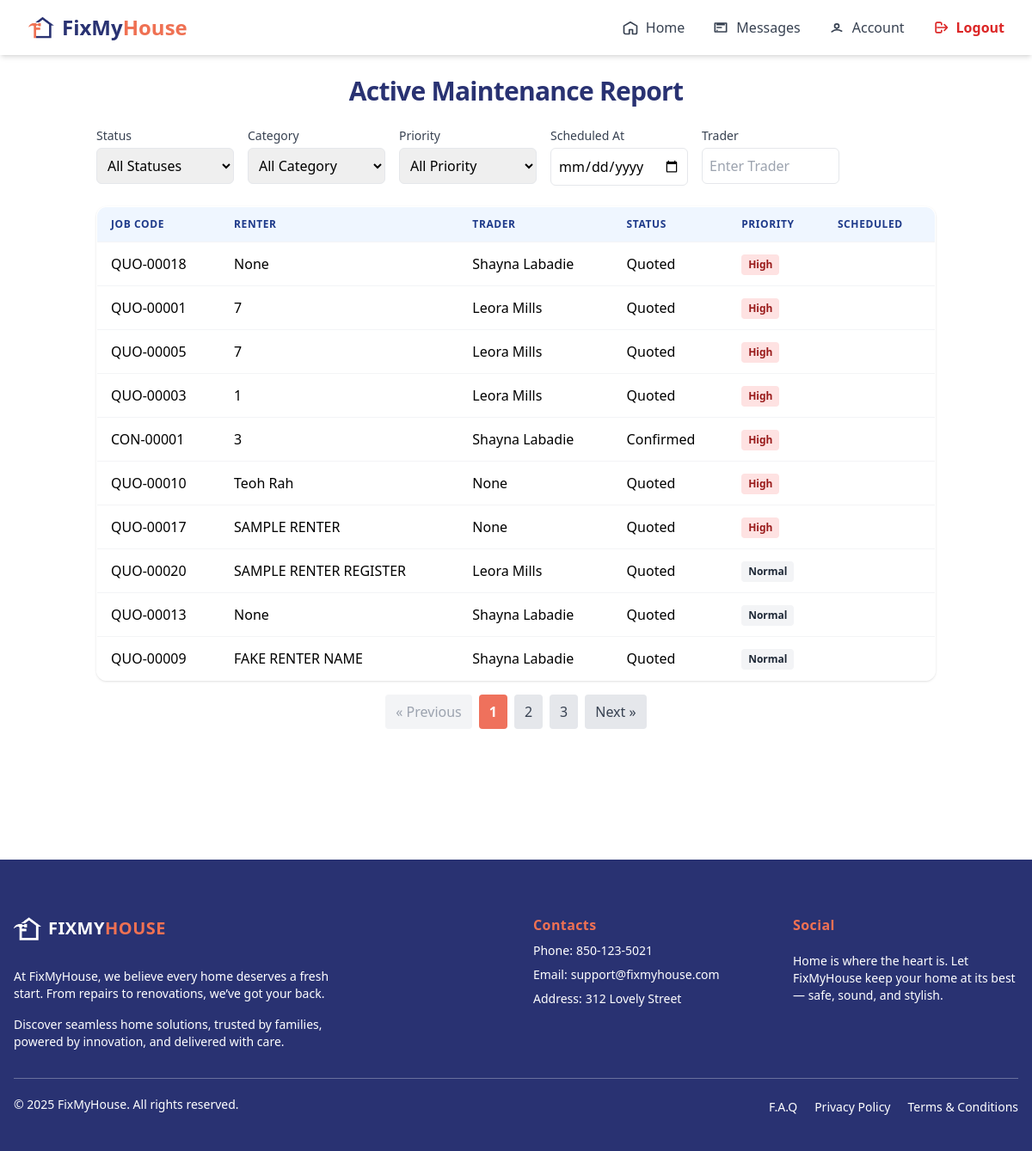
Page /agent/active-jobs/ (signed in) on the earlier database version.
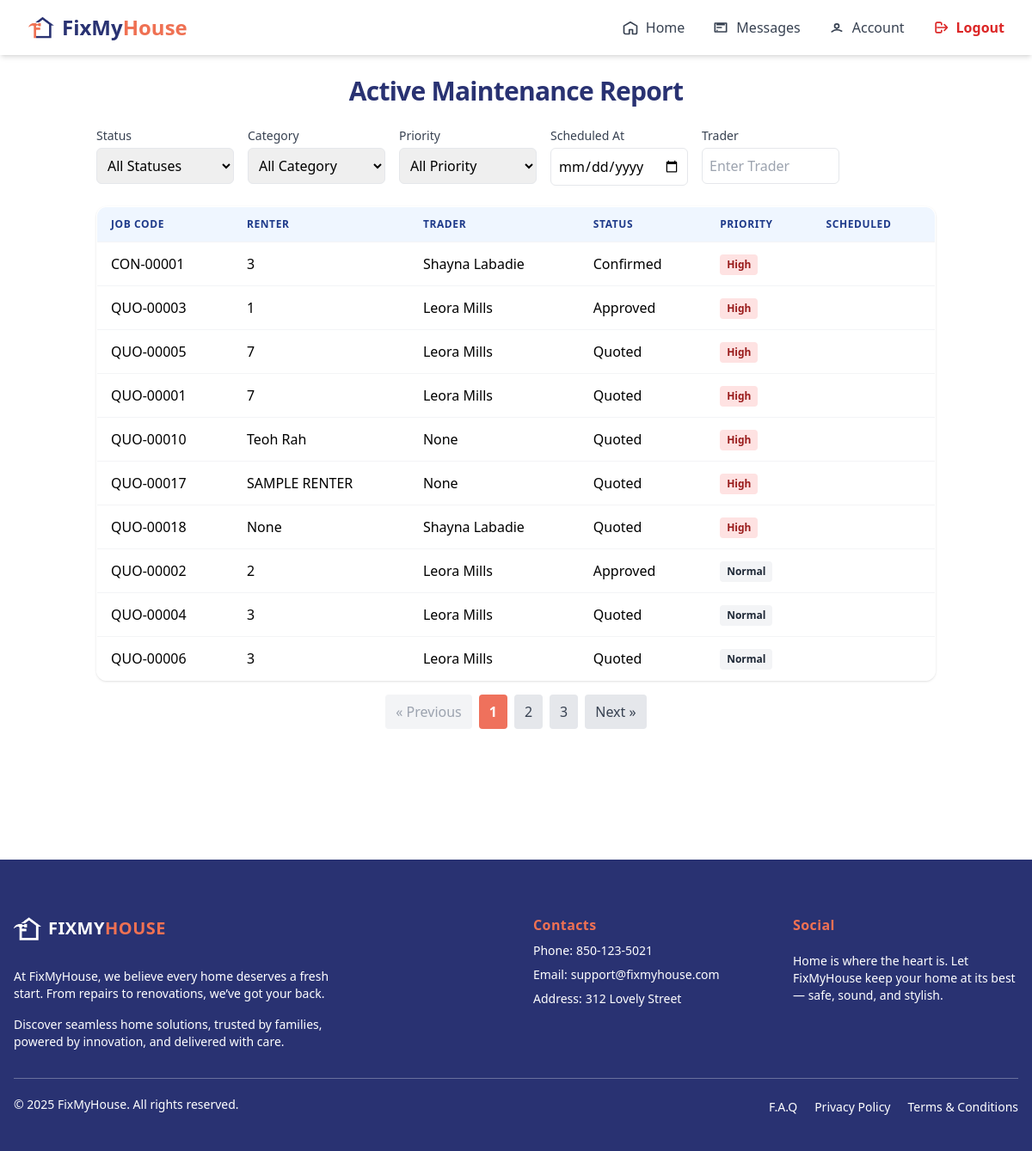
Same page on the later database version.
### trader/models/jobs.py (models this page shows, shortened)
class Jobs(models.Model):
    agent = models.ForeignKey(AgentRegister, on_delete=models.CASCADE, related_name='jobs_agent')
    trader = models.ForeignKey(TraderRegistration, on_delete=models.SET_NULL, null=True, blank=True, related_name='jobs_trader')
    property = models.ForeignKey(Property, on_delete=models.SET_NULL, null=True, blank=True, related_name='jobs_property')
    STATUS_CHOICES = [
        ('quoted', 'Quoted'),
        ('confirmed', 'Confirmed'),
        ('approved', 'Approved'),
        ('scheduled', 'Scheduled'),
    ]
    address = models.TextField(blank=True, null=True)
    category = models.ForeignKey(Services, on_delete=models.SET_NULL, null=True, blank=True, related_name='category_services')
    renter = models.CharField(max_length=100, null=True, blank=True)
    priority = models.BooleanField(default=False)  # True = High Priority
    job_code = models.CharField(max_length=20, unique=True)
    notes = models.TextField()
    status = models.CharField(max_length=20, choices=STATUS_CHOICES, default='quoted')
    quoted_at = models.DateField(default=timezone.now)
    confirmed_at = models.DateField(null=True, blank=True)
    approved_at = models.DateField(null=True, blank=True)
    scheduled_at = models.DateField(null=True, blank=True)
    is_active = models.BooleanField(null=True, blank=True, default=True)
    start_date = models.DateField(null=True, blank=True)
    end_date = models.DateField(null=True, blank=True)
    issue_found_at = models.DateField(null=True, blank=True)
    renter_availability = models.DateField(null=True, blank=True)
    issue_been_fixed_before = models.BooleanField(default=False)

### trader/models/registerTrader.py (models this page shows, shortened)
class TraderRegistration(models.Model):
    user = models.OneToOneField(User, on_delete=models.CASCADE, null=True, blank=True)
    name = models.CharField(max_length=255)
    email = models.EmailField()
    phone = models.CharField(max_length=50)
    password = models.CharField(max_length=255, null=True, blank=True)
    COMPANY_TYPE_CHOICES = [
        ('sole_trader', 'Sole Trader'),
        ('company', 'Company'),
    ]
    INDUSTRIES_CHOICES = [
        ('air_conditioning', 'Air Conditioning'),
        ('cleaning', 'Cleaning'),
        ('electrical', 'Electrical'),
        ('gardening', 'Gardening'),
        ('general_merchandise', 'General Merchandise'),
        ('glazing', 'Glazing'),
        ('pest_control', 'Pest Control'),
        ('plumbing-gas', 'Plumbing / Gas'),
        ('tree_cutting', 'Tree Cutting'),
        ('steel_works', 'Steel Works'),
    ]
    company_type = models.CharField(max_length=100, choices=COMPANY_TYPE_CHOICES, default='company')
    company_name = models.CharField(max_length=255, blank=True, null=True)
    company_address = models.CharField(max_length=255, blank=True, null=True)
    company_email = models.EmailField(blank=True, null=True)
    company_landline = models.CharField(max_length=50, blank=True, null=True)
    gst_registered = models.BooleanField(default=False)
    abn = models.CharField(max_length=20, blank=True, null=True)
    industry = models.CharField(max_length=100, choices=INDUSTRIES_CHOICES, blank=True, null=True)
    state = models.CharField(max_length=100, blank=True)
    municipality = models.CharField(max_length=100, blank=True)
    city = models.CharField(max_length=100, blank=True)
    address_line_1 = models.CharField(max_length=255, blank=True, null=True)
    address_line_2 = models.CharField(max_length=255, blank=True, null=True)
    postal_code = models.CharField(max_length=20, blank=True)
    def __str__(self):
        return self.name

### agent/views/jobRequestList.py (the view, shortened to what this page needs)
# urls.py: path('active-jobs/', ActiveJobsListView.as_view(), name='active_jobs_list'),
@method_decorator([login_required, agent_required], name='dispatch')
class ActiveJobsListView(ListView):
    model = Jobs
    template_name = 'components/home/active_jobs_list.html'
    context_object_name = 'jobs'
    paginate_by = 10  # Adjust as needed
    def get(self, request, *args, **kwargs):
        try:
            self.object_list = self.get_queryset()
            context = self.get_context_data()
            return self.render_to_response(context)
        except self.paginator.InvalidPage:
            params = request.GET.copy()
            params['page'] = '1'
            return HttpResponseRedirect(f"{reverse('active_jobs_list')}?{params.urlencode()}")
    def get_queryset(self):
        queryset = super().get_queryset()
        queryset = queryset.filter(is_active=True)
        status = self.request.POST.get('status') if self.request.method == 'POST' else self.request.GET.get('status')
        category = self.request.POST.get('category') if self.request.method == 'POST' else self.request.GET.get('category')
        priority = self.request.POST.get('priority') if self.request.method == 'POST' else self.request.GET.get('priority')
        trader = self.request.POST.get('trader') if self.request.method == 'POST' else self.request.GET.get('trader')
        scheduled_at = self.request.POST.get('scheduled_at') if self.request.method == 'POST' else self.request.GET.get('scheduled_at')
        if status:
            queryset = queryset.filter(status=status)
        if category:
            queryset = queryset.filter(category=category)
        if trader:
            queryset = queryset.filter(trader__name__icontains=trader)
        if scheduled_at:
            queryset = queryset.filter(scheduled_at=scheduled_at)
        if priority == 'true':
            queryset = queryset.filter(priority=True)
        elif priority == 'false':
            queryset = queryset.filter(priority=False)
        return queryset.order_by('-priority', '-scheduled_at', '-approved_at', '-confirmed_at')
    def get_context_data(self, **kwargs):
        context = super().get_context_data(**kwargs)
        category = self.request.POST.get('category', '')
        if self.request.method == 'POST':
            context['filter_status'] = self.request.POST.get('status', '')
            context['filter_category'] = int(category) if category and category.isdigit() else ''
            context['filter_priority'] = self.request.POST.get('priority', '')
            context['filter_trader'] = self.request.POST.get('trader', '')
            context['filter_scheduled_at'] = self.request.POST.get('scheduled_at', '')
        else:
            context['filter_status'] = self.request.GET.get('status', '')
            context['filter_category'] = self.request.GET.get('category', '')
            context['filter_priority'] = self.request.GET.get('priority', '')
            context['filter_trader'] = self.request.GET.get('trader', '')
            context['filter_scheduled_at'] = self.request.GET.get('scheduled_at', '')
        context['status_options'] = dict(self.model._meta.get_field('status').choices)
        context['category_options'] = {
            service.id: service.description
            for service in Services.objects.all()
        }
        for key, label in context['category_options'].items():
            if str(key) == context['filter_category']:
                print(key, label, 'SELECTED')
        return context

### trader/context_processors.py (called while the page is built)
def notifications_context(request):
    if request.user.is_authenticated:
        unread_qs = get_unread_notifications(request.user)
        return {
            "unread_count": unread_qs.count(),
            "unread_notifications": unread_qs[:5],  # show latest 5
        }
    return {}

### trader/views/traderNotification.py (called while the page is built)
def get_unread_notifications(user):
    try:
        return TraderNotification.objects.filter(
            trader_id__user=user,
            seen=False
        ).order_by("-created_at")
    except Exception as e:
        logger.error(f"Error fetching notifications! {e}")
        return TraderNotification.objects.none()

### agent/templates/components/home/active_jobs_list.html (shortened to what the changed rows need)
{% extends "baseAgent.html" %}
{% block content %}
{% include 'components/home/navigatorBaseAgent.html' %}
<main class="max-w-5xl mx-auto p-4 sm:p-6 mb-[8rem] flex-1 w-full">
  <h2 class="text-2xl sm:text-3xl font-bold text-[#293272] mb-6 text-center tracking-tight">Active Maintenance Report</h2>
  <div class="space-y-4">
  <div class="hidden sm:block overflow-x-auto rounded-xl shadow">
    <table class="min-w-full bg-white border border-gray-200 rounded-xl overflow-hidden">
      <thead class="bg-blue-50">
        <tr>
          <th class="px-4 py-3 text-left text-xs font-semibold text-blue-900 uppercase tracking-wider">Job Code</th>
          <th class="px-4 py-3 text-left text-xs font-semibold text-blue-900 uppercase tracking-wider">Renter</th>
          <th class="px-4 py-3 text-left text-xs font-semibold text-blue-900 uppercase tracking-wider">Trader</th>
          <th class="px-4 py-3 text-left text-xs font-semibold text-blue-900 uppercase tracking-wider">Status</th>
          <th class="px-4 py-3 text-left text-xs font-semibold text-blue-900 uppercase tracking-wider">Priority</th>
          <th class="px-4 py-3 text-left text-xs font-semibold text-blue-900 uppercase tracking-wider">Scheduled</th>
        </tr>
      </thead>
      <tbody>
        {% for job in jobs %}
        <tr class="border-t border-gray-100 hover:bg-blue-50 transition">
          <td class="px-4 py-3 whitespace-nowrap">{{ job.job_code }}</td>
          <td class="px-4 py-3 whitespace-nowrap">{{ job.renter }}</td>
          <td class="px-4 py-3 whitespace-nowrap">{{ job.trader }}</td>
          <td class="px-4 py-3 whitespace-nowrap">{{ job.get_status_display }}</td>
          <td class="px-4 py-3 whitespace-nowrap">
            {% if job.priority %}
              <span class="inline-block px-2 py-1 text-xs font-semibold rounded bg-red-100 text-red-800">High</span>
            {% else %}
              <span class="inline-block px-2 py-1 text-xs font-semibold rounded bg-gray-100 text-gray-800">Normal</span>
            {% endif %}
          </td>
          <td class="px-4 py-3 whitespace-nowrap">{{ job.scheduled_at|date:"Y-m-d H:i" }}</td>
        </tr>
        {% empty %}
        <tr>
          <td colspan="6" class="text-center py-4">No active jobs found.</td>
        </tr>
        {% endfor %}
      </tbody>
    </table>
  </div>
  {% if page_obj.has_other_pages %}
    <div class="pagination flex justify-center items-center mt-6 space-x-2">
      {% if page_obj.has_previous %}
      <a href="{% url 'active_jobs_list' %}?page={{ page_obj.previous_page_number }}{% if filter_status %}&status={{ filter_status }}{% endif %}{% if filter_category %}&category={{ filter_category }}{% endif %}{% if filter_priority %}&priority={{ filter_priority }}{% endif %}{% if filter_trader %}&trader={{ filter_trader|urlencode }}{% endif %}{% if filter_scheduled_at %}&scheduled_at={{ filter_scheduled_at }}{% endif %}"
        class="px-3 py-2 bg-gray-200 text-gray-700 rounded hover:bg-gray-300 transition"
        onclick="saveScrollPosition()">
        &laquo; Previous
      </a>
      {% else %}
      <span class="px-3 py-2 bg-gray-100 text-gray-400 rounded cursor-not-allowed">
        &laquo; Previous
      </span>
      {% endif %}
      {% for num in page_obj.paginator.page_range %}
        {% if page_obj.number == num %}
          <span class="px-3 py-2 bg-[#EF715C] text-white rounded font-semibold">
            {{ num }}
          </span>
          {% else %}
          <a href="{% url 'active_jobs_list' %}?page={{ num }}"
            class="px-3 py-2 bg-gray-200 text-gray-700 rounded hover:bg-gray-300 transition"
            onclick="saveScrollPosition()">
            {{ num }}
          </a>
        {% endif %}
      {% endfor %}
      {% if page_obj.has_next %}
      <a href="{% url 'active_jobs_list' %}?page={{ page_obj.next_page_number }}"
        class="px-3 py-2 bg-gray-200 text-gray-700 rounded hover:bg-gray-300 transition"
        onclick="saveScrollPosition()">
        Next &raquo;
      </a>
      {% else %}
      <span class="px-3 py-2 bg-gray-100 text-gray-400 rounded cursor-not-allowed">
        Next &raquo;
      </span>
      {% endif %}
    </div>
  {% endif %}
</div>
</main>
{% endblock %}

Differences in the rows shown:
no longer on this page (row edited): Jobs: job_code "QUO-00020", renter "SAMPLE RENTER REGISTER", trader "Leora Mills", status "Quoted", priority "Normal"
no longer on this page (row edited): Jobs: job_code "QUO-00013", renter "None", trader "Shayna Labadie", status "Quoted", priority "Normal"
no longer on this page (row edited): Jobs: job_code "QUO-00009", renter "FAKE RENTER NAME", trader "Shayna Labadie", status "Quoted", priority "Normal"
changed Jobs "CON-00001": moves up the list
changed Jobs "QUO-00003": status "Quoted" → "Approved"; moves up the list
changed Jobs "QUO-00005": moves down the list
changed Jobs "QUO-00018": moves down the list
now on this page (row edited): Jobs: job_code "QUO-00002", renter "2", trader "Leora Mills", status "Approved", priority "Normal"
now on this page (row edited): Jobs: job_code "QUO-00004", renter "3", trader "Leora Mills", status "Quoted", priority "Normal"
now on this page (row edited): Jobs: job_code "QUO-00006", renter "3", trader "Leora Mills", status "Quoted", priority "Normal"
